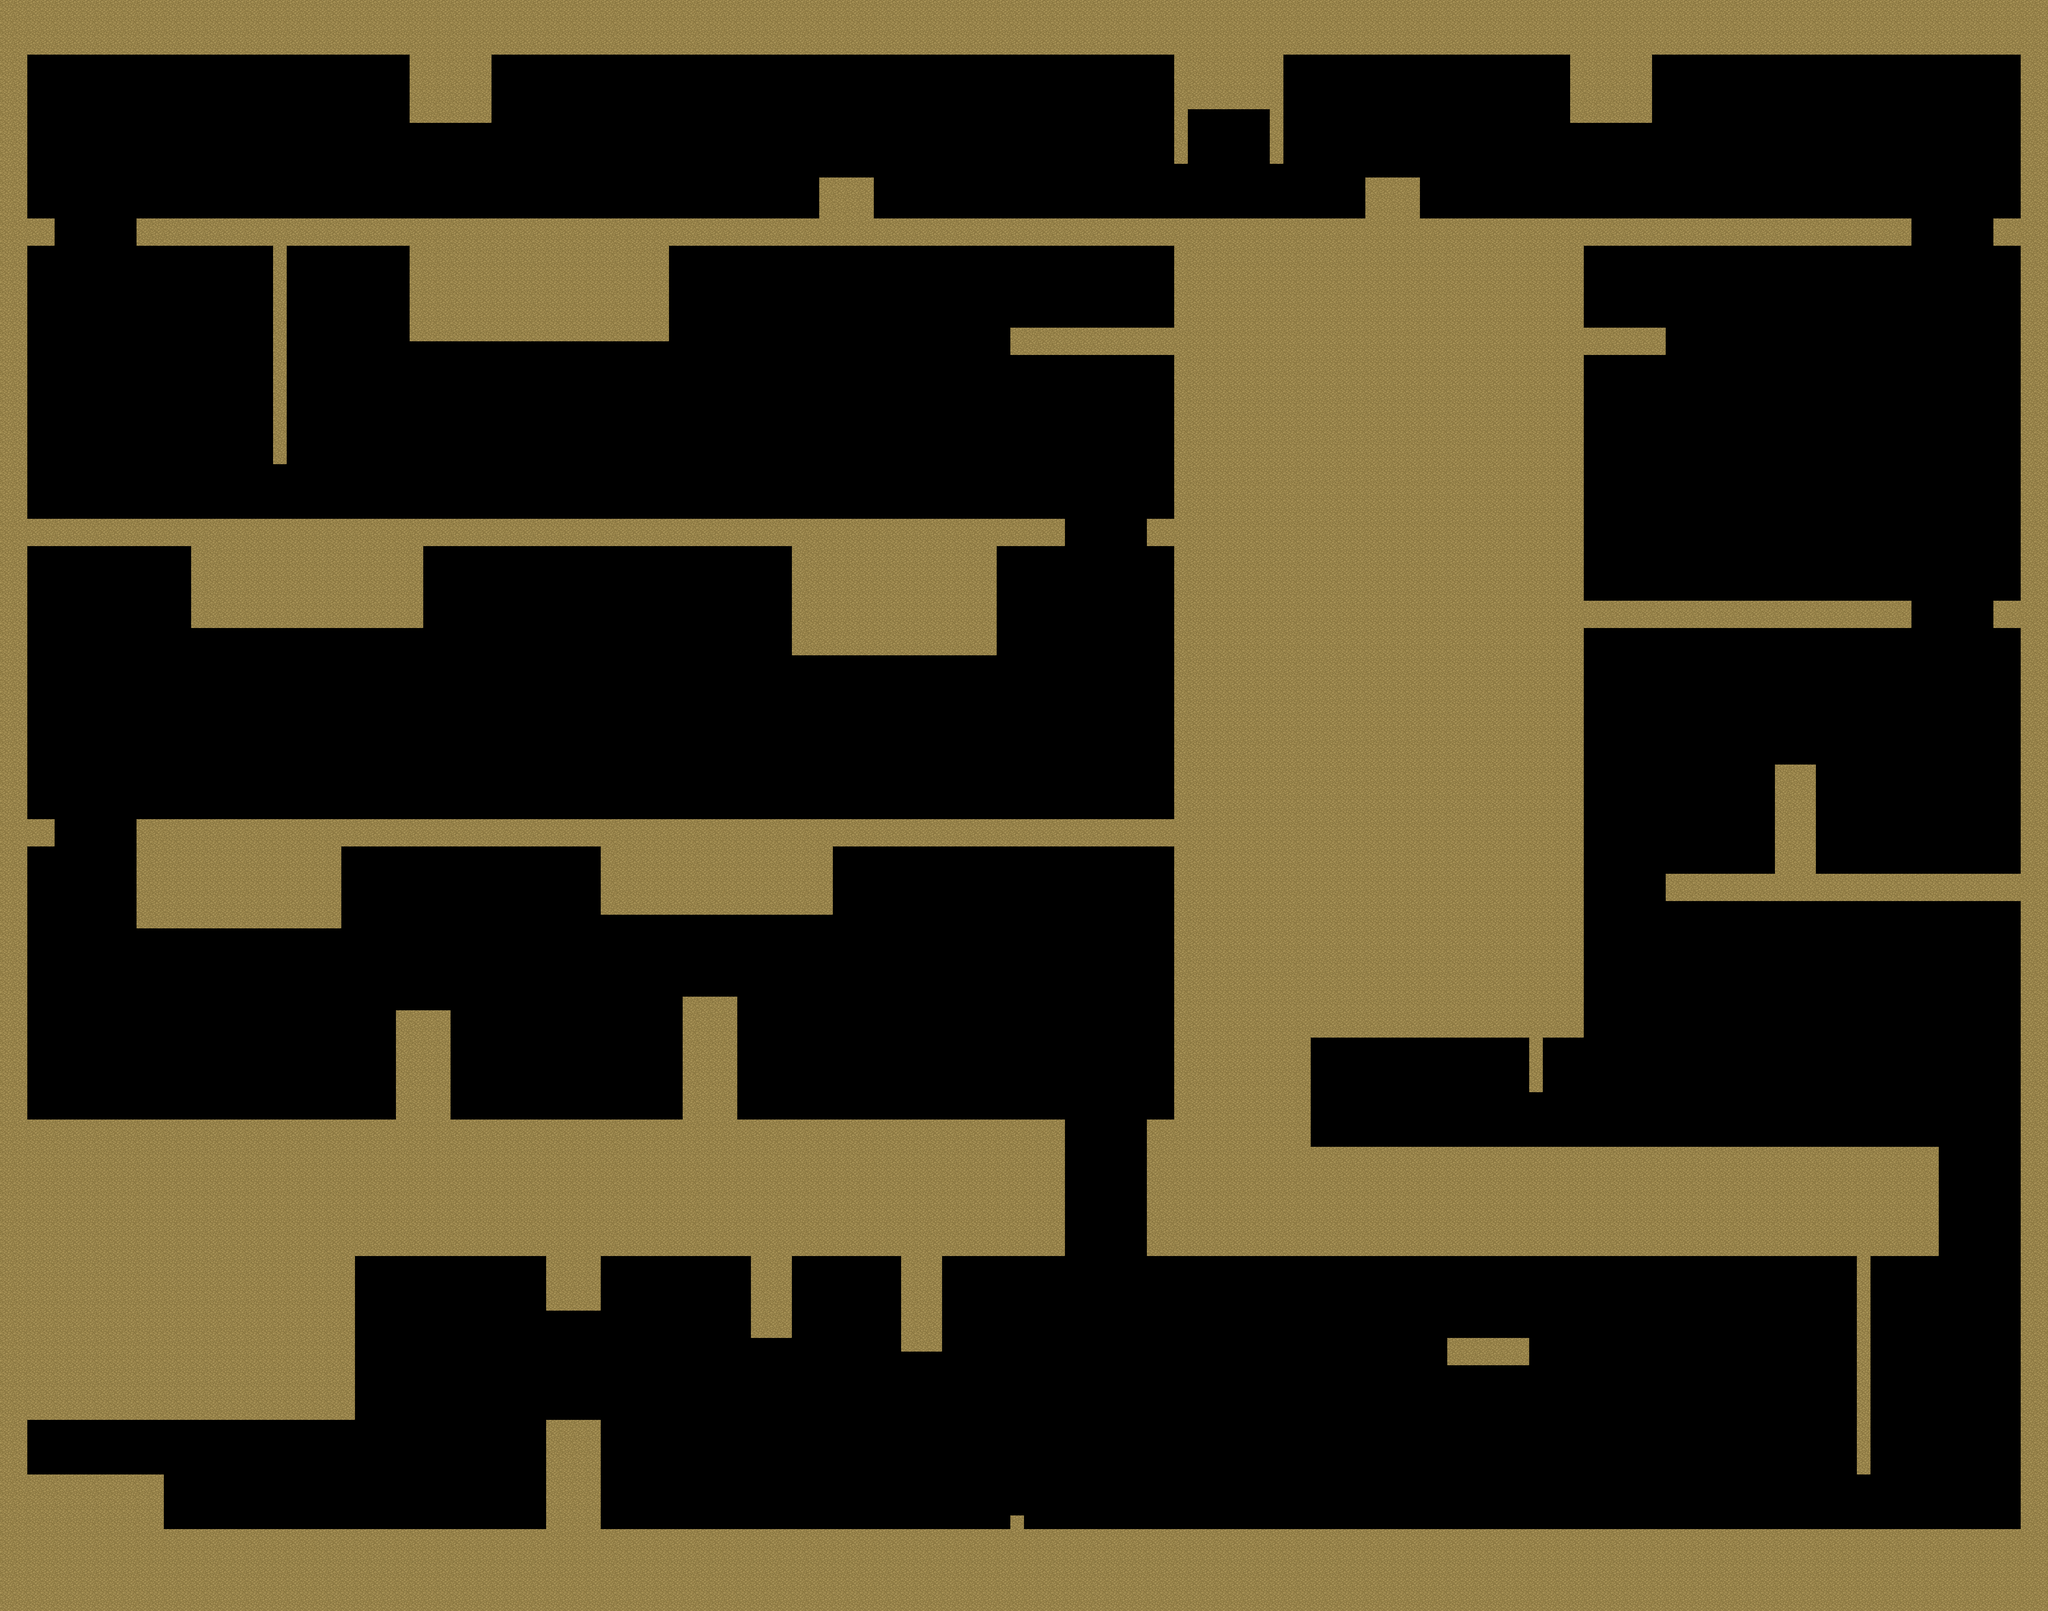

A level layout from a 2D game, rendered from its tile map. Below: a short description, then the map file with tile-grid data replaced by summaries:
An orthogonal 150x118 tile map with 32x32 px tiles, 1 tile layer (Ground) and 248 objects (172x spike, 25x enemy, 19x platform, 10x movingPlatform, 6x piece, ...).

<map version="1.10" tiledversion="1.11.2" orientation="orthogonal" renderorder="right-down" width="150" height="118" tilewidth="32" tileheight="32" infinite="0" nextlayerid="5" nextobjectid="249">
 <tileset firstgid="1" name="Pipoya_Dirt1" tilewidth="32" tileheight="32" tilecount="5" columns="1">
  <image source="../Tiled/Pipoya RPG Tileset 32x32/Pipoya RPG Tileset 32x32/[A]_type1/[A]Dirt2_pipo.png" width="32" height="160" />
  <tile id="0">
   <properties>
    <property name="Collision" type="bool" value="true" />
   </properties>
  </tile>
  <tile id="1">
   <properties>
    <property name="Collision" type="bool" value="true" />
   </properties>
  </tile>
  <tile id="2">
   <properties>
    <property name="Collision" type="bool" value="true" />
   </properties>
  </tile>
  <tile id="3">
   <properties>
    <property name="Collision" type="bool" value="true" />
   </properties>
  </tile>
  <tile id="4">
   <properties>
    <property name="Collision" type="bool" value="true" />
   </properties>
  </tile>
 </tileset>
 <layer id="1" name="Ground" width="150" height="118">
  <data>[17700 cells, 6910 non-empty, 1 distinct tile ids]</data>
 </layer>
 <objectgroup id="2" name="Structures">
  <!-- 191 objects omitted --></objectgroup>
 <objectgroup id="3" name="Characters">
  <!-- 26 objects omitted --></objectgroup>
 <objectgroup id="4" name="Platforms">
  <!-- 31 objects omitted --></objectgroup>
</map>
<!-- 248 of 248 objects omitted -->
